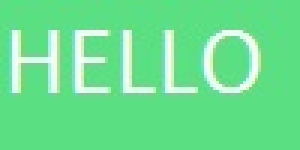
#> input picture example1.jpg, 100 x 50 px (shown 3 times larger)
$ python text_bitmap_isolater.py
#> lines starting #> are read from the running program, lines starting #| are printed output that depends on the picture; after the words box and inside, x2 and y2 are one past the last pixel; in counts of white or black regions, pixels touching at a corner belong together
import math
import numpy
import pylab
import skimage.color, skimage.io

# Input original image in color as float array
def remove_background(image, box_start_row, box_start_col, box_width, box_height, is_text_inverse):
#> called with box_start_row = 0, box_start_col = 0, box_width = 100, box_height = 50, is_text_inverse = True
    image = skimage.img_as_float(image)

    height = image.shape[0]
#> height = 50
    width = image.shape[1]
#> width = 100

    original_image = numpy.zeros((height, width, 3))
    for j in range(height):
        for i in range(width):
            original_image[j, i] = image[j, i]

    threshold_seedfill = 0.3

    box_end_row = box_start_row + box_height - 1
    box_end_col = box_start_col + box_width - 1

    # Increase text bounding box
    width_expansion = int(box_width * 0.13)
    if box_start_col <= width_expansion:
        box_start_col = 0
    else:
        box_start_col = box_start_col - width_expansion
    if box_end_col + width_expansion >= width:
        box_end_col = width - 1
#> box_end_col = 99
    else:
        box_end_col = box_end_col + width_expansion

    height_expansion = int(box_height * 0.1)
    if box_start_row <= height_expansion:
        box_start_row = 0
    else:
        box_start_row = box_start_row - height_expansion
    if box_end_row + height_expansion >= height:
        box_end_row = height - 1
#> box_end_row = 49
    else:
        box_end_row = box_end_row + height_expansion

    # Background color
    color = [1, 1, 1]
    if is_text_inverse:
        color = [0, 0, 0]

    box_height = box_end_row - box_start_row + 1
#> box_height = 50
    box_width = box_end_col - box_start_col + 1
#> box_width = 100
    box = numpy.zeros((box_height, box_width))

    # Take pixel on boundary as seed to fill all pixels with background color which do not differ more than threshold
    # left
    for i in range(box_height):
        pixels_to_check = [(i, 0)]
        boundary_color = []
        boundary_color.append(image[i + box_start_row, box_start_col, 0])
        boundary_color.append(image[i + box_start_row, box_start_col, 1])
        boundary_color.append(image[i + box_start_row, box_start_col, 2])
        box = numpy.zeros((box_height, box_width))
        box[i, 0] = 1
        while len(pixels_to_check) > 0:
            pixel = pixels_to_check.pop(0)
            if calc_rgb_distance(image[pixel[0] + box_start_row, pixel[1] + box_start_col], boundary_color) < threshold_seedfill:
                original_image[pixel[0] + box_start_row, pixel[1] + box_start_col] = color
                # left
                if pixel[1] - 1 >= 0 and box[pixel[0], pixel[1] - 1] == 0 and not color_match(original_image[pixel[0] + box_start_row, pixel[1] - 1 + box_start_col], color):
                    pixels_to_check.append((pixel[0], pixel[1] - 1))
                    box[pixel[0], pixel[1] - 1] = 1
                # top
                if pixel[0] - 1 >= 0 and box[pixel[0] - 1, pixel[1]] == 0 and not color_match(original_image[pixel[0] - 1 + box_start_row, pixel[1] + box_start_col], color):
                    pixels_to_check.append((pixel[0] - 1, pixel[1]))
                    box[pixel[0] - 1, pixel[1]] = 1
                # right
                if pixel[1] + 1 < box_width and box[pixel[0], pixel[1] + 1] == 0 and not color_match(original_image[pixel[0] + box_start_row, pixel[1] + 1 + box_start_col], color):
                    pixels_to_check.append((pixel[0], pixel[1] + 1))
                    box[pixel[0], pixel[1] + 1] = 1
                # bottom
                if pixel[0] + 1 < box_height and box[pixel[0] + 1, pixel[1]] == 0 and not color_match(original_image[pixel[0] + 1 + box_start_row, pixel[1] + box_start_col], color):
                    pixels_to_check.append((pixel[0] + 1, pixel[1]))
                    box[pixel[0] + 1, pixel[1]] = 1
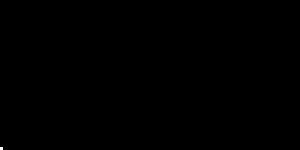
#> box: shape (50, 100) float64 (shown 3 times larger); values 0 (black) and 1 (white), 0.02% white in thin lines or dots, all inside (x1, y1, x2, y2) = (0, 49, 1, 50)
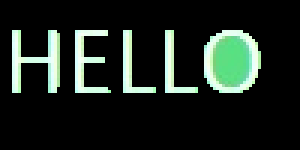
#> original_image: shape (50, 100, 3) float64 (shown 3 times larger); mean R, G, B 0.113, 0.146, 0.123
    # top
    for j in range(box_width):
        pixels_to_check = [(0, j)]
        boundary_color = []
        boundary_color.append(image[box_start_row, box_start_col + j, 0])
        boundary_color.append(image[box_start_row, box_start_col + j, 1])
        boundary_color.append(image[box_start_row, box_start_col + j, 2])
        box = numpy.zeros((box_height, box_width))
        box[0, j] = 1
        while len(pixels_to_check) > 0:
            pixel = pixels_to_check.pop(0)
            if calc_rgb_distance(image[pixel[0] + box_start_row, pixel[1] + box_start_col],
                                 boundary_color) < threshold_seedfill:
                original_image[pixel[0] + box_start_row, pixel[1] + box_start_col] = color
                # left
                if pixel[1] - 1 >= 0 and box[pixel[0], pixel[1] - 1] == 0 and not color_match(original_image[pixel[0] + box_start_row, pixel[1] - 1 + box_start_col], color):
                    pixels_to_check.append((pixel[0], pixel[1] - 1))
                    box[pixel[0], pixel[1] - 1] = 1
                # top
                if pixel[0] - 1 >= 0 and box[pixel[0] - 1, pixel[1]] == 0 and not color_match(original_image[pixel[0] - 1 + box_start_row, pixel[1] + box_start_col], color):
                    pixels_to_check.append((pixel[0] - 1, pixel[1]))
                    box[pixel[0] - 1, pixel[1]] = 1
                # right
                if pixel[1] + 1 < box_width and box[pixel[0], pixel[1] + 1] == 0 and not color_match(original_image[pixel[0] + box_start_row, pixel[1] + 1 + box_start_col], color):
                    pixels_to_check.append((pixel[0], pixel[1] + 1))
                    box[pixel[0], pixel[1] + 1] = 1
                # bottom
                if pixel[0] + 1 < box_height and box[pixel[0] + 1, pixel[1]] == 0 and not color_match(original_image[pixel[0] + 1 + box_start_row, pixel[1] + box_start_col], color):
                    pixels_to_check.append((pixel[0] + 1, pixel[1]))
                    box[pixel[0] + 1, pixel[1]] = 1
#> box: shape (50, 100) float64; values 0 (black) and 1 (white), 0.02% white in thin lines or dots, all inside (x1, y1, x2, y2) = (99, 0, 100, 1)
    # right
    for i in range(box_height):
        pixels_to_check = [(i, box_width - 1)]
        boundary_color = []
        boundary_color.append(image[i + box_start_row, box_start_col + box_width - 1, 0])
        boundary_color.append(image[i + box_start_row, box_start_col + box_width - 1, 1])
        boundary_color.append(image[i + box_start_row, box_start_col + box_width - 1, 2])
        box = numpy.zeros((box_height, box_width))
        box[i, box_width - 1] = 1
        while len(pixels_to_check) > 0:
            pixel = pixels_to_check.pop(0)
            if calc_rgb_distance(image[pixel[0] + box_start_row, pixel[1] + box_start_col],
                                 boundary_color) < threshold_seedfill:
                original_image[pixel[0] + box_start_row, pixel[1] + box_start_col] = color
                # left
                if pixel[1] - 1 >= 0 and box[pixel[0], pixel[1] - 1] == 0 and not color_match(original_image[pixel[0] + box_start_row, pixel[1] - 1 + box_start_col], color):
                    pixels_to_check.append((pixel[0], pixel[1] - 1))
                    box[pixel[0], pixel[1] - 1] = 1
                # top
                if pixel[0] - 1 >= 0 and box[pixel[0] - 1, pixel[1]] == 0 and not color_match(original_image[pixel[0] - 1 + box_start_row, pixel[1] + box_start_col], color):
                    pixels_to_check.append((pixel[0] - 1, pixel[1]))
                    box[pixel[0] - 1, pixel[1]] = 1
                # right
                if pixel[1] + 1 < box_width and box[pixel[0], pixel[1] + 1] == 0 and not color_match(original_image[pixel[0] + box_start_row, pixel[1] + 1 + box_start_col], color):
                    pixels_to_check.append((pixel[0], pixel[1] + 1))
                    box[pixel[0], pixel[1] + 1] = 1
                # bottom
                if pixel[0] + 1 < box_height and box[pixel[0] + 1, pixel[1]] == 0 and not color_match(original_image[pixel[0] + 1 + box_start_row, pixel[1] + box_start_col], color):
                    pixels_to_check.append((pixel[0] + 1, pixel[1]))
                    box[pixel[0] + 1, pixel[1]] = 1
#> box: shape (50, 100) float64; values 0 (black) and 1 (white), 0.02% white in thin lines or dots, all inside (x1, y1, x2, y2) = (99, 49, 100, 50)
    # bottom
    for j in range(box_width):
        pixels_to_check = [(box_height - 1, j)]
        boundary_color = []
        boundary_color.append(image[box_start_row + box_height - 1, box_start_col + j, 0])
        boundary_color.append(image[box_start_row + box_height - 1, box_start_col + j, 1])
        boundary_color.append(image[box_start_row + box_height - 1, box_start_col + j, 2])
        box = numpy.zeros((box_height, box_width))
        box[box_height - 1, j] = 1
        while len(pixels_to_check) > 0:
            pixel = pixels_to_check.pop(0)
            if calc_rgb_distance(image[pixel[0] + box_start_row, pixel[1] + box_start_col],
                                 boundary_color) < threshold_seedfill:
                original_image[pixel[0] + box_start_row, pixel[1] + box_start_col] = color
                # left
                if pixel[1] - 1 >= 0 and box[pixel[0], pixel[1] - 1] == 0 and not color_match(original_image[pixel[0] + box_start_row, pixel[1] - 1 + box_start_col], color):
                    pixels_to_check.append((pixel[0], pixel[1] - 1))
                    box[pixel[0], pixel[1] - 1] = 1
                # top
                if pixel[0] - 1 >= 0 and box[pixel[0] - 1, pixel[1]] == 0 and not color_match(original_image[pixel[0] - 1 + box_start_row, pixel[1] + box_start_col], color):
                    pixels_to_check.append((pixel[0] - 1, pixel[1]))
                    box[pixel[0] - 1, pixel[1]] = 1
                # right
                if pixel[1] + 1 < box_width and box[pixel[0], pixel[1] + 1] == 0 and not color_match(original_image[pixel[0] + box_start_row, pixel[1] + 1 + box_start_col], color):
                    pixels_to_check.append((pixel[0], pixel[1] + 1))
                    box[pixel[0], pixel[1] + 1] = 1
                # bottom
                if pixel[0] + 1 < box_height and box[pixel[0] + 1, pixel[1]] == 0 and not color_match(original_image[pixel[0] + 1 + box_start_row, pixel[1] + box_start_col], color):
                    pixels_to_check.append((pixel[0] + 1, pixel[1]))
                    box[pixel[0] + 1, pixel[1]] = 1

    # potentially add algorithm for eight-connect to delete more regions
    return binarize_bitmap(original_image, box_start_row, box_start_col, box_width, box_height, is_text_inverse)

def color_match(color1, color2):
    return color1[0] == color2[0] and color1[1] == color2[1] and color1[2] == color2[2];

def calc_rgb_distance(color1, color2):
    return math.sqrt((color1[0] - color2[0]) * (color1[0] - color2[0]) + (color1[1] - color2[1]) * (color1[1] - color2[1]) + (color1[2] - color2[2]) * (color1[2] - color2[2]))

def binarize_bitmap(original_image, box_start_row, box_start_col, box_width, box_height, is_text_inverse):
#> called with box_start_row = 0, box_start_col = 0, box_width = 100, box_height = 50, is_text_inverse = True
    grayscale = skimage.color.rgb2gray(original_image)
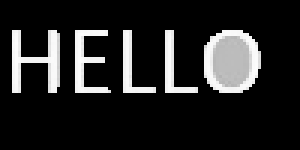
#> grayscale: shape (50, 100) float64 (shown 3 times larger); min 0, max 0.992, mean 0.137
    text_box_bitmap = numpy.zeros((box_height, box_width))

    binarization_threshold = 0.6
    for y in range(box_height):
        for x in range(box_width):
            if is_text_inverse:
                # text is white
                if grayscale[y + box_start_row, x + box_start_col] < binarization_threshold:
                    text_box_bitmap[y, x] = 1
                else:
                    text_box_bitmap[y, x] = 0
            else:
                if grayscale[y + box_start_row, x + box_start_col] < binarization_threshold:
                    text_box_bitmap[y, x] = 0
                else:
                    text_box_bitmap[y, x] = 1
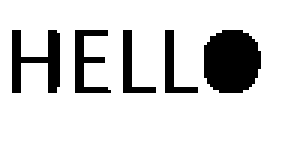
#> text_box_bitmap: shape (50, 100) float64 (shown 3 times larger); values 0 (black) and 1 (white), 84.7% white; 5 black regions, box (x1, y1, x2, y2) and area: (68, 10, 87, 31) 334, (4, 10, 20, 31) 162, (25, 10, 37, 31) 110, (41, 10, 52, 31) 79, (55, 10, 66, 31) 79

    return text_box_bitmap

if __name__ == "__main__":
    box = remove_background(skimage.img_as_float(skimage.io.imread("example1.jpg")), 0, 0, 100, 50, True)
    pylab.imshow(skimage.color.gray2rgb(box))
    pylab.show()
    pass
